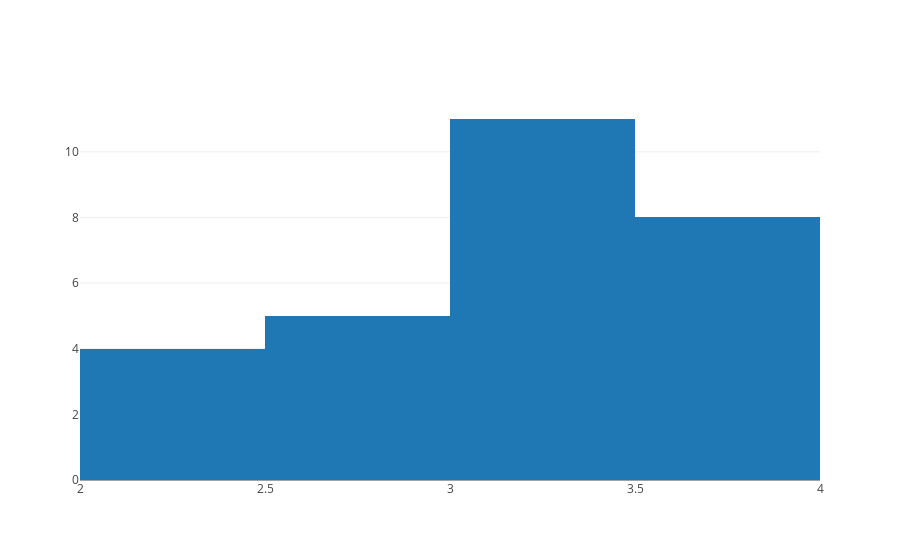

Here is the notebook cell this chart was saved with:
### Code cell
import plotly 
import plotly.graph_objs as go
plotly.offline.init_notebook_mode(connected=True)

x = datos1['gpa']
data = [go.Histogram(x=x)]

plotly.offline.iplot(data, filename='histograma en plotly')

### Figure 1 — Plotly figure (JSON) as saved in the notebook; plotly's stock layout.template omitted (floating-point values rounded to 4 significant figures)
{"data": [{"type": "histogram", "x": [3.6, 3.6, 3.61, 2.38, 3.15, 3.17, 2.15, 3.86, 3.19, 3.66, 3.35, 3.17, 3.23, 3.36, 2.88, 2.8, 2.5, 3.46, 2.74, 3.07, 2.2, 2.39, 3.05, 3.55, 3.03, 3.61, 2.73, 3.54]}], "layout": {}}
